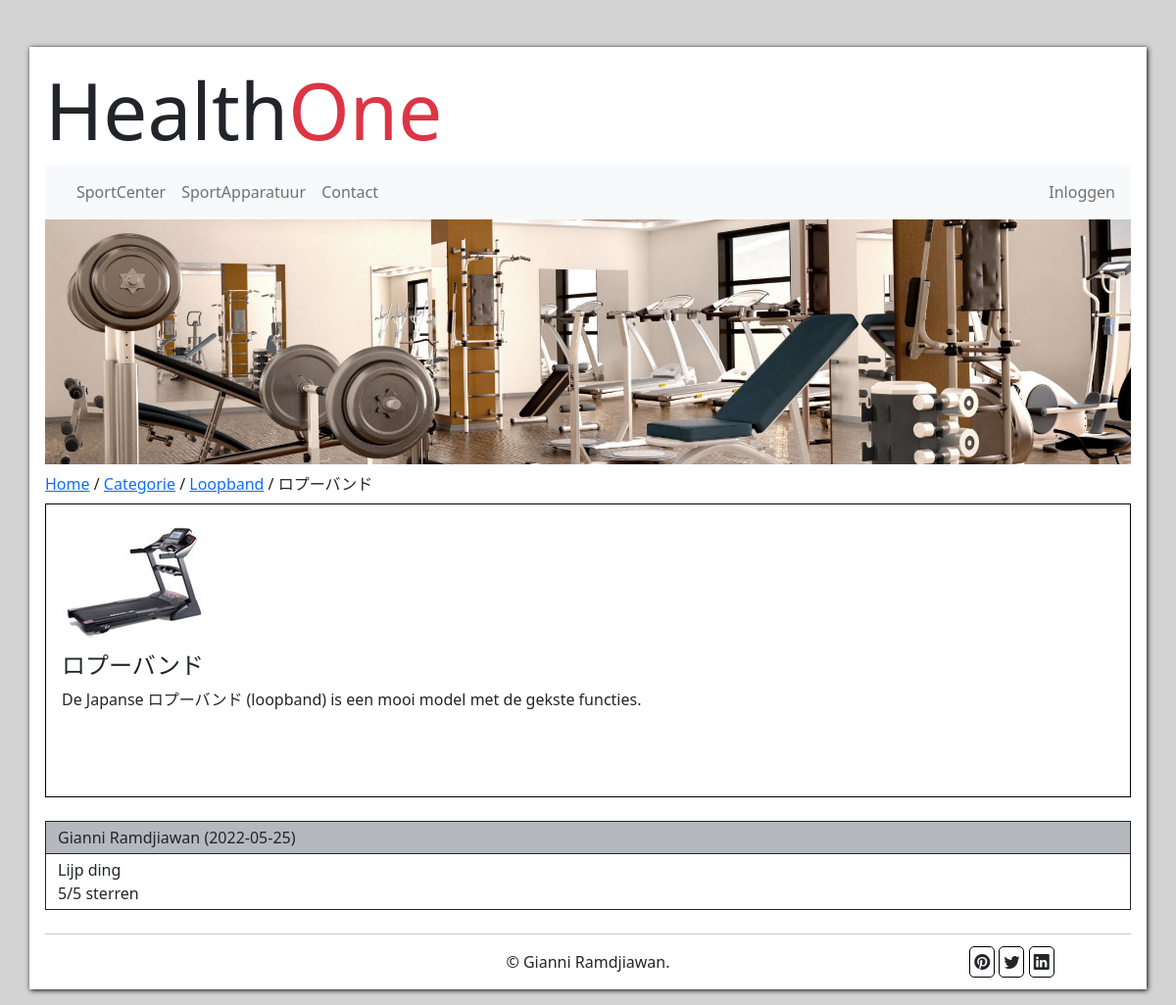
Before: /apparatuur/product.php?id=4 with the older database file.
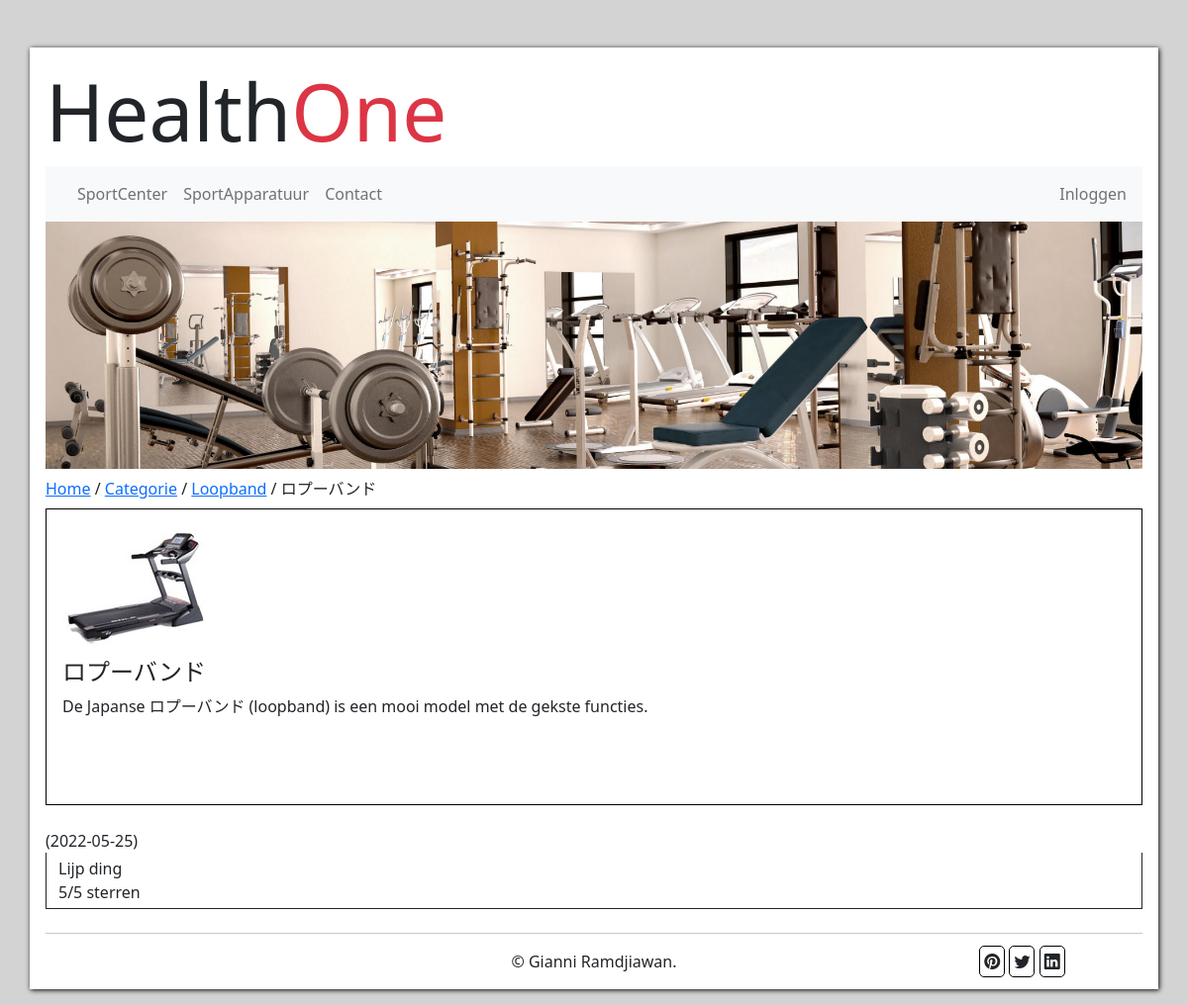
After: the same page with the newer database file.
### tables this page shows
CREATE TABLE `categorie` (
  `id` int(5) NOT NULL,
  `naam` varchar(50) NOT NULL,
  `foto` varchar(50) NOT NULL,
  `omschrijving` varchar(255) NOT NULL
);

CREATE TABLE `product` (
  `id` int(5) NOT NULL,
  `naam` varchar(50) NOT NULL,
  `foto` varchar(50) NOT NULL,
  `omschrijving` varchar(255) NOT NULL,
  `categorie_id` int(11) NOT NULL
);

CREATE TABLE `user` (
  `id` int(11) NOT NULL,
  `firstname` varchar(50) NOT NULL,
  `lastname` varchar(50) NOT NULL,
  `email` varchar(50) NOT NULL,
  `password` varchar(50) NOT NULL,
  `rollen` varchar(50) NOT NULL
);

CREATE TABLE `reviews` (
  `id` int(11) NOT NULL,
  `bericht` varchar(255) NOT NULL,
  `punten` int(5) NOT NULL,
  `datum` date NOT NULL DEFAULT current_timestamp(),
  `user_id` int(5) NOT NULL,
  `product_id` int(5) NOT NULL
);

### apparatuur/product.php (the view, shortened to what this page needs)
<?php
    include_once('../dbConnection.php');
    $producten = $db->prepare("SELECT * FROM product WHERE id = :id");
    $producten->bindParam("id", $_GET['id']);
    $producten->execute();
    $result = $producten->fetchAll(PDO::FETCH_ASSOC);
    foreach ($result as &$data) {
        $productNaam = $data['naam'];
        $id = $data['id'];
    }
    $categorie = $db->prepare("SELECT * FROM categorie WHERE id = :id");
    $categorie->bindParam("id", $_GET['id']);
    $categorie->execute();
    $result = $categorie->fetchAll(PDO::FETCH_ASSOC);
    foreach ($result as &$data) {
        $appratuur = $data['naam'];
    }
?>
<!DOCTYPE html>
<html lang="en">
    <head>
        <link href="https://cdn.jsdelivr.net/npm/bootstrap@5.2.0-beta1/dist/css/bootstrap.min.css" rel="stylesheet">
        <link rel="stylesheet" href="https://cdn.jsdelivr.net/npm/bootstrap-icons@1.8.2/font/bootstrap-icons.css">
        <link rel="stylesheet" href="../css/style.css">
    </head>
    <body>
        <div class='container container-xxl p-3 my-5'>
            <?php
            include_once('../templates/header.php');
            include_once('../templates/menu.php');
            include_once('../templates/banner.php');
            echo "
            <div class='row mt-2'>
                <div class='path mb-2'>
                    <a href='../index.php'>Home</a>
                    /
                    <a href='./categorieen.php'>Categorie</a>
                    /
                    <a href='./apparatuur.php?id=$id'>$appratuur</a>
                    /
                    $productNaam
                </div>
            </div>
            ";
            $producten = $db->prepare("SELECT * FROM product WHERE categorie_id = :id");
            $producten->bindParam("id", $_GET['id']);
            $producten->execute();
            $result = $producten->fetchAll(PDO::FETCH_ASSOC);
            foreach ($result as &$data) {
                echo "<div class='product px-3'>";
                echo "<img src='../img/".$data['foto']."' alt='".$data['naam']."' class='img-fluid'><br>";
                echo "<h4>".$data['naam']."</h4>";
                echo "<p>".$data['omschrijving']."</p> </a>";
                echo "</div>";
            }
            $reviews = $db->prepare("SELECT * FROM reviews WHERE product_id = :id");
            $reviews->bindParam("id", $_GET['id']);
            $reviews->execute();
            $result = $reviews->fetchAll(PDO::FETCH_ASSOC);
            foreach ($result as &$data) {
                $userId = $data['user_id'];
            }
            echo "<div class='row mx-0 my-4'>";
            $user = $db->prepare("SELECT * FROM user WHERE id = :id");
            $user->bindParam("id", $userId);
            $user->execute();
            $result = $user->fetchAll(PDO::FETCH_ASSOC);
            foreach ($result as &$data) {
                echo "<span class='name py-1 border border-dark bg-secondary bg-opacity-50'>".ucfirst($data['firstname'])." ".ucfirst($data['lastname']);
            }
            $reviews = $db->prepare("SELECT * FROM reviews WHERE product_id = :id");
            $reviews->bindParam("id", $_GET['id']);
            $reviews->execute();
            $result = $reviews->fetchAll(PDO::FETCH_ASSOC);
            foreach ($result as &$data) {
                echo " (". $data['datum'].") </span>
                    <div class='bottom-review py-1 border-end border-bottom border-start border-dark'>
                    <span class='bericht'>". ucfirst($data['bericht'])."</span>
                    <br>
                    <span class='stars'> ".$data['punten']."/5 sterren</span>
                    </div>
                ";
            }
            echo "</div>";
            echo "<hr>";
            include_once('../templates/footer.php');
        ?>
    </div>
</body>
</html>

### templates/header.php
<div class="row">
    <h1 class="display-1">
        Health<span class="text-danger">One</span>
    </h1>
</div>

### templates/menu.php (shortened to what this page needs)
<nav class="navbar navbar-expand-lg bg-light p-2">
    <div class="collapse navbar-collapse" id="navbarNav">
        <ul class="navbar-nav ">
          <li class="nav-item">
            <a class="nav-link" href="/healthone/index.php">SportCenter</a>
          </li>
          <li class="nav-item">
            <a class="nav-link" href="/healthone/apparatuur/categorieen.php">SportApparatuur</a>
          </li>
          <li class="nav-item">
            <a class="nav-link" href="/healthone/contact.php">Contact</a>
          </li>
        </ul>
        <ul class="navbar-nav ms-auto">
            <li class="nav-item ">
              <a class="nav-link" href="/healthone/inlog/inlog.php">Inloggen</a>
            </li>
        </ul>
    </div>
</nav>

### templates/banner.php
<div class="row">
    <img src="../img/healthone-banner.png" class="img-fluid" alt="Health One">
</div>

### templates/footer.php
<div class="row footer">
    <div class="col-md-2"></div>
    <div class="col-md-8 d-flex justify-content-center align-items-center">
        &copy; Gianni Ramdjiawan.
    </div>
    <div class="col-md-2">
        <i class="bi bi-pinterest p-1 footer-icons"></i>
        <i class="bi bi-twitter p-1 footer-icons"></i>
        <i class="bi bi-linkedin p-1 footer-icons"></i>
    </div>
</div>

### css/style.css (style rules this page uses)
body { background-color: lightgrey; }
.container { background-color: white; box-shadow: 1px 1px 5px black; }
.footer-icons { border: 1px solid black; border-radius: 5px; }
.product { border: 1px solid black; height: 300px; }
.name { background-color: lightgrey; }

Changed rows visible on the page:
removed user: firstname "Gianni", lastname "Ramdjiawan"
